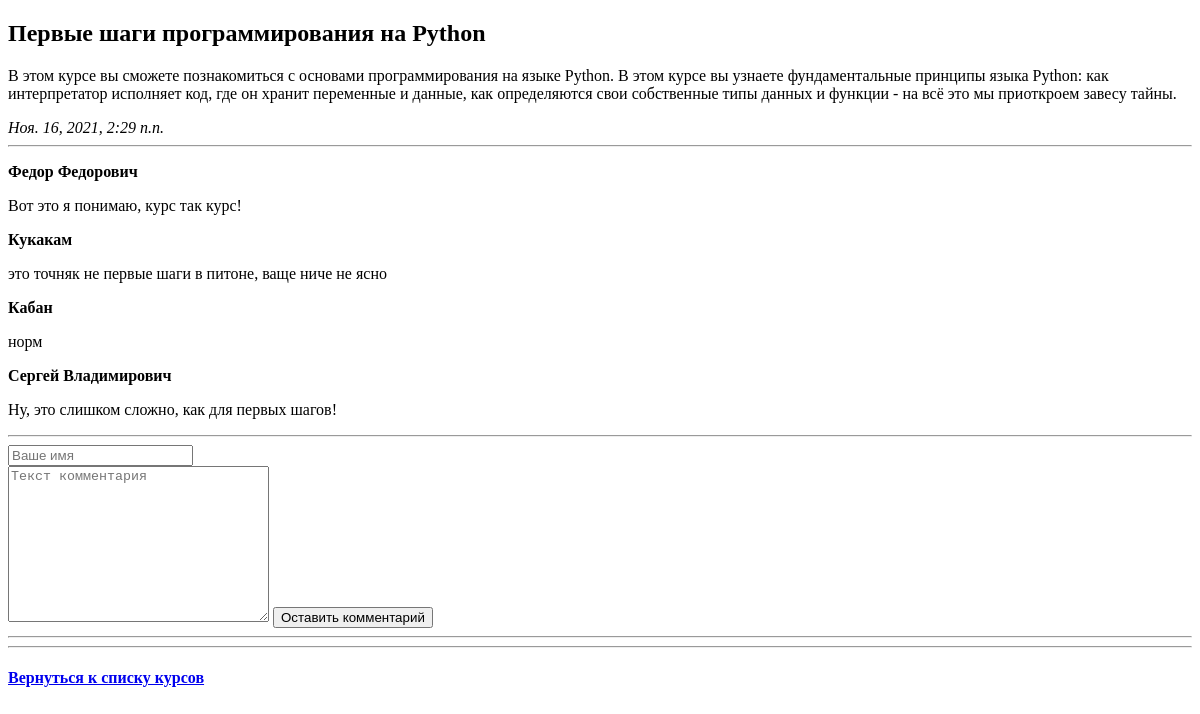
The app's page /articles/1/, older data.
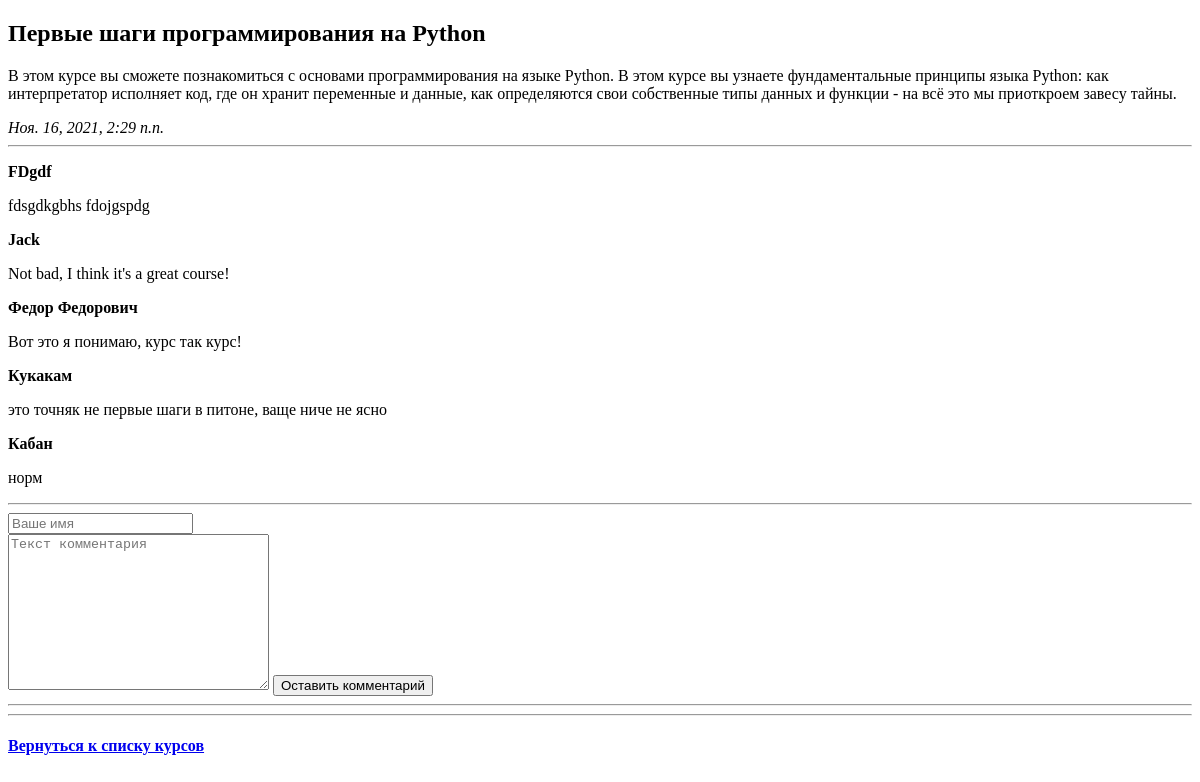
The same page, newer data.
### courses/apps/articles/models.py (models this page shows)
class Comment(models.Model):
    course = models.ForeignKey(Course, on_delete=models.CASCADE)
    author_name = models.CharField('Автор коментария:', max_length=50)
    comment_text = models.TextField('Текст комментария:', max_length=500)
    class Meta:
        verbose_name = 'Комментарий'
        verbose_name_plural = 'Комментарии'

### courses/apps/articles/views.py (the view)
# urls.py: path('<int:course_id>/', views.detail, name='detail'),
def detail(request, course_id):
    try:
        a = Course.objects.get(id=course_id)
    except:
        raise Http404('Курс не найден!')
    latest_comment_list = a.comment_set.order_by('-id')[:5]
    return render(request, 'articles/detail.html', {'course': a, 'latest_comment_list': latest_comment_list})

### courses/apps/articles/models.py (called while the page is built)
    def was_published_resently(self):
        return self.pub_date >= (timezone.now() - datetime.timedelta(days=3))

### courses/templates/articles/detail.html (shortened to what this page needs)
{% extends 'base.html' %}
{% block content %}
<H2>{{course.course_title}}</H2>
<p>{{course.course_text}}</p>
<em>{{course.pub_date}}</em>
<hr>
{% if latest_comment_list %}
    {% for c in latest_comment_list %}
    <p>
        <strong>{{c.author_name}}</strong>
        <p>{{c.comment_text}}</p>
    </p>
    {% endfor%}
{% else %}
Комментарии не найдены!
{% endif %}
<hr>
<form action="{% url 'articles:leave_comment' course.id %}" method="post">
    <input type="text" required placeholder="Ваше имя" name="name"><br>
    <textarea name="text" required="" placeholder="Текст комментария" cols="30" rows="10"></textarea>
    <button type="submit">Оставить комментарий</button>
</form>
<hr>
<hr>
<a href="{% url 'articles:index' %}"><h4>Вернуться к списку курсов</h4></a>
{% endblock%}

Row changes from the older to the newer data that the page shows:
no longer on this page (row unchanged): Comment: author_name "Сергей Владимирович", comment_text "Ну, это слишком сложно, как для первых шагов!"
added Comment: author_name "FDgdf", comment_text "fdsgdkgbhs fdojgspdg"
added Comment: author_name "Jack", comment_text "Not bad, I think it's a great course!"
